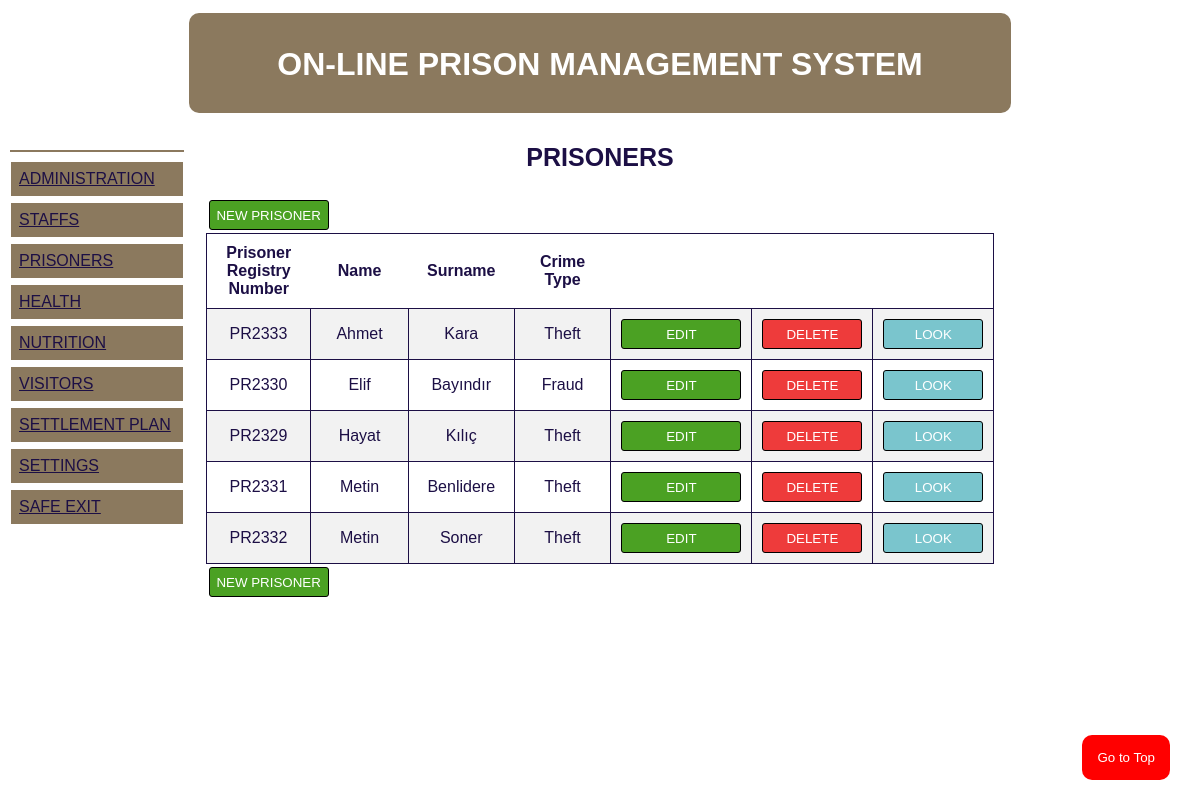
/prisoners.php, run on the app's committed database.
### tables this page shows
CREATE TABLE `prisoners` (
  `idprs` int(11) NOT NULL,
  `mahsicilno` varchar(15) NOT NULL,
  `ad` varchar(20) NOT NULL,
  `soyad` varchar(30) NOT NULL,
  `cinsiyet` varchar(5) NOT NULL,
  `babaadi` varchar(20) NOT NULL,
  `anneadi` varchar(20) NOT NULL,
  `dogumtarihi` date NOT NULL,
  `uyruk` varchar(10) NOT NULL,
  `dogumyeri` varchar(30) NOT NULL,
  `suctarihi` date NOT NULL,
  `succinsi` varchar(25) NOT NULL,
  `mahtarihi` date NOT NULL,
  `mahkararno` varchar(50) NOT NULL,
  `tahliyetarihi` date NOT NULL,
  `avukat` varchar(30) DEFAULT NULL,
  `avukattlf` varchar(15) DEFAULT NULL,
  `adres` varchar(250) DEFAULT NULL,
  `iletkisi` varchar(60) DEFAULT NULL,
  `ilettlf` varchar(25) DEFAULT NULL,
  `resim` varchar(30) DEFAULT NULL,
  `aktiflik` varchar(3) NOT NULL
);

### prisoners.php (the view, shortened to what this page needs)
<?php
include "config.php";
?>
<!DOCTYPE html>
<html>
<head>
<link rel="stylesheet" href="style.css">
</head>
<body>
<div class= "header">
   <?php require_once "header.php" ?>
</div>
<div style="overflow:auto">
  <div class="menu">
    <?php require_once "menu.php"; ?>
  </div>
  <div class="main">
    <!doctype html>
<html>
<head>
</head>
<b><h3 style="font-size:25px; text-align:center";>PRISONERS</h3></b>
<div class="idare" style="overflow-x: auto;">
<table><tr>
  <td><a href="prisoneradd.php" ><input type="submit" class="btn-edit" value="NEW PRISONER"></a></td>
</tr></table>
<table id="idare">
	<tr>
		<th>Prisoner Registry Number</th>
		<th>Name</th>
		<th>Surname</th>
    <th>Crime Type</th>
		<th></th>
		<th></th>
		<th></th>
	</tr>
<?php
$sql1 = $conn->query("SELECT asip FROM settings");
$sql1sor = $sql1->fetch_assoc();
$soru=$sql1sor['asip'];
if ($soru=="Yes"){
  $sorgu=$conn->query("SELECT * FROM prisoners ORDER BY ad, soyad");
}else{
  $sorgu=$conn->query("SELECT * FROM prisoners WHERE aktiflik='Yes' ORDER BY ad, soyad");
}
while ($sonuc = $sorgu->fetch_assoc()) {
$id	=$sonuc['idprs'];
$idmah = $sonuc['mahsicilno'];
$ad = $sonuc['ad'];
$soyad = $sonuc['soyad'];
$crimetype = $sonuc['succinsi'];
?>
<tr>
		<td><?php echo $idmah;  ?></td>
		<td><?php echo $ad; ?></td>
		<td><?php echo $soyad; ?></td>
    <td><?php echo $crimetype; ?></td>
        <td><a href="prisoneredit.php?id=<?php echo $id; ?>" ><input type="submit" class="btn-edit" value="EDIT"></a></td>
		    <td><a href="prisonerdlt.php?id=<?php echo $id; ?>" ><input type="submit" class="btn-dlt" value="DELETE"></a></td>
        <td><a href="prisonersee.php?id=<?php echo $id; ?>" ><input type="submit" class="btn-look" value="LOOK"></a></td>
	</tr>
<?php
} ?>
</table>
<table><tr>
  <td><a href="prisoneradd.php" ><input type="submit" class="btn-edit" value="NEW PRISONER"></a></td>
</tr></table>
<button onclick="topFunction()" id="myBtn" title="Go To Top">Go to Top</button>
</div>
  </div>
</div>
</body>
</html>

### style.css (style rules this page uses)
* { box-sizing: border-box; font-family: Arial, sans-serif; color:#1c0f45; }
.main { float: left; width: 70%; padding: 0 20px; }
.menu { float: left; width: 15%; text-align: left; margin: 30px auto; color:black; }

### header.php (style rules this page uses)
.header { padding:5px; text-align:center; }

### prisoners.php (style rules this page uses)
#idare { width:100%; border:1px solid; border-collapse:collapse; }
#idare td { width:15%; border:1px solid; text-align:center; padding: 10px; }
#idare th { padding: 10px; height:40px; }
#idare tr:nth-child(even) { background-color: #f2f2f2; }
.btn-edit { background-color:#4ba123; border-radius:3px; border:1px solid black; width:120px; height:30px; color:white; }
.btn-dlt { background-color:#ee3b3b; border-radius:3px; border:1px solid black; color:white; width:100px; height:30px; color:white; }
.btn-look { background-color:#7ac5cd; border-radius:3px; border:1px solid black; width:100px; height:30px; color:white; }
#myBtn { position: fixed; bottom: 20px; right: 30px; z-index: 99; border: none; outline: none; background-color: red; color: white; cursor: pointer; padding: 15px; border-radius: 10px; transition:all 1s linear; }

### data on the page
prisoners: mahsicilno "PR2333", ad "Ahmet", soyad "Kara", succinsi "Theft"
prisoners: mahsicilno "PR2330", ad "Elif", soyad "Bayındır", succinsi "Fraud"
prisoners: mahsicilno "PR2329", ad "Hayat", soyad "Kılıç", succinsi "Theft"
prisoners: mahsicilno "PR2331", ad "Metin", soyad "Benlidere", succinsi "Theft"
prisoners: mahsicilno "PR2332", ad "Metin", soyad "Soner", succinsi "Theft"
